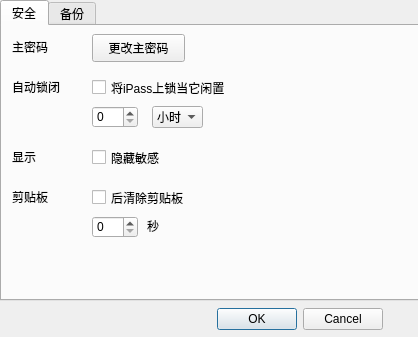
<?xml version="1.0" encoding="UTF-8"?>
<ui version="4.0">
 <class>settingsOfApp</class>
 <widget class="QWidget" name="settingsOfApp">
  <property name="geometry">
   <rect>
    <x>0</x>
    <y>0</y>
    <width>418</width>
    <height>337</height>
   </rect>
  </property>
  <property name="windowTitle">
   <string>Form</string>
  </property>
  <widget class="QTabWidget" name="tabWidget">
   <property name="geometry">
    <rect>
     <x>0</x>
     <y>0</y>
     <width>421</width>
     <height>301</height>
    </rect>
   </property>
   <property name="tabPosition">
    <enum>QTabWidget::North</enum>
   </property>
   <property name="tabShape">
    <enum>QTabWidget::Rounded</enum>
   </property>
   <property name="currentIndex">
    <number>0</number>
   </property>
   <property name="tabsClosable">
    <bool>false</bool>
   </property>
   <property name="tabBarAutoHide">
    <bool>false</bool>
   </property>
   <widget class="QWidget" name="security">
    <attribute name="title">
     <string>安全</string>
    </attribute>
    <widget class="QCheckBox" name="lock_CB">
     <property name="geometry">
      <rect>
       <x>90</x>
       <y>52</y>
       <width>181</width>
       <height>19</height>
      </rect>
     </property>
     <property name="text">
      <string>将iPass上锁当它闲置</string>
     </property>
    </widget>
    <widget class="QLabel" name="label">
     <property name="geometry">
      <rect>
       <x>10</x>
       <y>10</y>
       <width>51</width>
       <height>21</height>
      </rect>
     </property>
     <property name="styleSheet">
      <string notr="true">font: 75 9pt &quot;微软雅黑&quot;;</string>
     </property>
     <property name="text">
      <string>主密码</string>
     </property>
    </widget>
    <widget class="QPushButton" name="mainPassword">
     <property name="geometry">
      <rect>
       <x>90</x>
       <y>8</y>
       <width>93</width>
       <height>28</height>
      </rect>
     </property>
     <property name="text">
      <string>更改主密码</string>
     </property>
    </widget>
    <widget class="QLabel" name="label_2">
     <property name="geometry">
      <rect>
       <x>10</x>
       <y>50</y>
       <width>61</width>
       <height>21</height>
      </rect>
     </property>
     <property name="styleSheet">
      <string notr="true">font: 75 9pt &quot;微软雅黑&quot;;</string>
     </property>
     <property name="text">
      <string>自动锁闭</string>
     </property>
    </widget>
    <widget class="QLabel" name="label_3">
     <property name="geometry">
      <rect>
       <x>10</x>
       <y>120</y>
       <width>51</width>
       <height>21</height>
      </rect>
     </property>
     <property name="styleSheet">
      <string notr="true">font: 75 9pt &quot;微软雅黑&quot;;</string>
     </property>
     <property name="text">
      <string>显示</string>
     </property>
    </widget>
    <widget class="QLabel" name="label_4">
     <property name="geometry">
      <rect>
       <x>10</x>
       <y>160</y>
       <width>51</width>
       <height>21</height>
      </rect>
     </property>
     <property name="styleSheet">
      <string notr="true">font: 75 9pt &quot;微软雅黑&quot;;</string>
     </property>
     <property name="text">
      <string>剪贴板</string>
     </property>
    </widget>
    <widget class="QSpinBox" name="lock_SB">
     <property name="geometry">
      <rect>
       <x>90</x>
       <y>80</y>
       <width>46</width>
       <height>22</height>
      </rect>
     </property>
    </widget>
    <widget class="QComboBox" name="lock_CoB">
     <property name="geometry">
      <rect>
       <x>150</x>
       <y>80</y>
       <width>51</width>
       <height>22</height>
      </rect>
     </property>
     <item>
      <property name="text">
       <string>小时</string>
      </property>
     </item>
     <item>
      <property name="text">
       <string>分钟</string>
      </property>
     </item>
     <item>
      <property name="text">
       <string>秒</string>
      </property>
     </item>
    </widget>
    <widget class="QCheckBox" name="mask">
     <property name="geometry">
      <rect>
       <x>90</x>
       <y>122</y>
       <width>91</width>
       <height>19</height>
      </rect>
     </property>
     <property name="text">
      <string>隐藏敏感</string>
     </property>
    </widget>
    <widget class="QCheckBox" name="clipBoard_CB">
     <property name="geometry">
      <rect>
       <x>90</x>
       <y>162</y>
       <width>121</width>
       <height>19</height>
      </rect>
     </property>
     <property name="text">
      <string>后清除剪贴板</string>
     </property>
    </widget>
    <widget class="QSpinBox" name="clipBoard_SB">
     <property name="geometry">
      <rect>
       <x>90</x>
       <y>190</y>
       <width>46</width>
       <height>22</height>
      </rect>
     </property>
    </widget>
    <widget class="QLabel" name="label_5">
     <property name="geometry">
      <rect>
       <x>145</x>
       <y>192</y>
       <width>21</width>
       <height>16</height>
      </rect>
     </property>
     <property name="text">
      <string>秒</string>
     </property>
    </widget>
   </widget>
   <widget class="QWidget" name="backup">
    <attribute name="title">
     <string>备份</string>
    </attribute>
    <widget class="QLabel" name="label_6">
     <property name="geometry">
      <rect>
       <x>20</x>
       <y>10</y>
       <width>91</width>
       <height>21</height>
      </rect>
     </property>
     <property name="styleSheet">
      <string notr="true">font: 75 9pt &quot;微软雅黑&quot;;</string>
     </property>
     <property name="text">
      <string>导入导出日志</string>
     </property>
    </widget>
    <widget class="QCheckBox" name="checkBox_4">
     <property name="geometry">
      <rect>
       <x>130</x>
       <y>12</y>
       <width>91</width>
       <height>19</height>
      </rect>
     </property>
     <property name="text">
      <string>启用</string>
     </property>
    </widget>
    <widget class="QTableWidget" name="tableWidget">
     <property name="geometry">
      <rect>
       <x>20</x>
       <y>40</y>
       <width>381</width>
       <height>211</height>
      </rect>
     </property>
    </widget>
   </widget>
  </widget>
  <widget class="QDialogButtonBox" name="buttonBox">
   <property name="geometry">
    <rect>
     <x>190</x>
     <y>305</y>
     <width>193</width>
     <height>28</height>
    </rect>
   </property>
   <property name="standardButtons">
    <set>QDialogButtonBox::Cancel|QDialogButtonBox::Ok</set>
   </property>
  </widget>
 </widget>
 <resources/>
 <connections/>
</ui>
